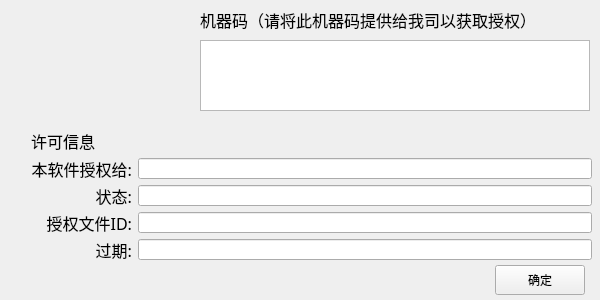
<?xml version="1.0" encoding="UTF-8"?>
<ui version="4.0">
 <class>registe</class>
 <widget class="QWidget" name="registe">
  <property name="geometry">
   <rect>
    <x>0</x>
    <y>0</y>
    <width>600</width>
    <height>300</height>
   </rect>
  </property>
  <property name="windowTitle">
   <string>软件注册</string>
  </property>
  <widget class="QLabel" name="label">
   <property name="geometry">
    <rect>
     <x>30</x>
     <y>40</y>
     <width>134</width>
     <height>61</height>
    </rect>
   </property>
   <property name="text">
    <string/>
   </property>
   <property name="pixmap">
    <pixmap resource="image.qrc">:/resource/logo_透明_深色.png</pixmap>
   </property>
   <property name="scaledContents">
    <bool>true</bool>
   </property>
  </widget>
  <widget class="QTextBrowser" name="textBrowser">
   <property name="geometry">
    <rect>
     <x>200</x>
     <y>40</y>
     <width>390</width>
     <height>71</height>
    </rect>
   </property>
   <property name="font">
    <font>
     <family>微软雅黑</family>
     <pointsize>16</pointsize>
     <weight>50</weight>
     <bold>false</bold>
    </font>
   </property>
   <property name="html">
    <string>&lt;!DOCTYPE HTML PUBLIC &quot;-//W3C//DTD HTML 4.0//EN&quot; &quot;http://www.w3.org/TR/REC-html40/strict.dtd&quot;&gt;
&lt;html&gt;&lt;head&gt;&lt;meta name=&quot;qrichtext&quot; content=&quot;1&quot; /&gt;&lt;style type=&quot;text/css&quot;&gt;
p, li { white-space: pre-wrap; }
&lt;/style&gt;&lt;/head&gt;&lt;body style=&quot; font-family:'微软雅黑'; font-size:16pt; font-weight:400; font-style:normal;&quot;&gt;
&lt;p style=&quot;-qt-paragraph-type:empty; margin-top:0px; margin-bottom:0px; margin-left:0px; margin-right:0px; -qt-block-indent:0; text-indent:0px; font-family:'SimSun'; font-size:9pt;&quot;&gt;&lt;br /&gt;&lt;/p&gt;&lt;/body&gt;&lt;/html&gt;</string>
   </property>
  </widget>
  <widget class="QLabel" name="label_2">
   <property name="geometry">
    <rect>
     <x>200</x>
     <y>10</y>
     <width>371</width>
     <height>20</height>
    </rect>
   </property>
   <property name="font">
    <font>
     <family>宋体</family>
     <pointsize>12</pointsize>
     <weight>50</weight>
     <bold>false</bold>
    </font>
   </property>
   <property name="text">
    <string>机器码（请将此机器码提供给我司以获取授权）</string>
   </property>
  </widget>
  <widget class="QWidget" name="layoutWidget">
   <property name="geometry">
    <rect>
     <x>31</x>
     <y>130</y>
     <width>561</width>
     <height>130</height>
    </rect>
   </property>
   <layout class="QGridLayout" name="gridLayout">
    <item row="0" column="0">
     <widget class="QLabel" name="label_3">
      <property name="font">
       <font>
        <family>宋体</family>
        <pointsize>12</pointsize>
       </font>
      </property>
      <property name="text">
       <string>许可信息</string>
      </property>
     </widget>
    </item>
    <item row="1" column="0">
     <widget class="QLabel" name="label_7">
      <property name="font">
       <font>
        <family>宋体</family>
        <pointsize>12</pointsize>
       </font>
      </property>
      <property name="text">
       <string>本软件授权给:</string>
      </property>
      <property name="alignment">
       <set>Qt::AlignRight|Qt::AlignTrailing|Qt::AlignVCenter</set>
      </property>
     </widget>
    </item>
    <item row="1" column="1">
     <widget class="QLineEdit" name="lineEdit_4">
      <property name="font">
       <font>
        <family>宋体</family>
        <pointsize>12</pointsize>
       </font>
      </property>
      <property name="text">
       <string/>
      </property>
      <property name="readOnly">
       <bool>true</bool>
      </property>
     </widget>
    </item>
    <item row="2" column="0">
     <widget class="QLabel" name="label_4">
      <property name="font">
       <font>
        <family>宋体</family>
        <pointsize>12</pointsize>
       </font>
      </property>
      <property name="text">
       <string>状态:</string>
      </property>
      <property name="alignment">
       <set>Qt::AlignRight|Qt::AlignTrailing|Qt::AlignVCenter</set>
      </property>
     </widget>
    </item>
    <item row="2" column="1">
     <widget class="QLineEdit" name="lineEdit">
      <property name="font">
       <font>
        <family>宋体</family>
        <pointsize>12</pointsize>
       </font>
      </property>
      <property name="text">
       <string/>
      </property>
      <property name="readOnly">
       <bool>true</bool>
      </property>
     </widget>
    </item>
    <item row="3" column="0">
     <widget class="QLabel" name="label_5">
      <property name="font">
       <font>
        <family>宋体</family>
        <pointsize>12</pointsize>
       </font>
      </property>
      <property name="text">
       <string>授权文件ID:</string>
      </property>
      <property name="alignment">
       <set>Qt::AlignRight|Qt::AlignTrailing|Qt::AlignVCenter</set>
      </property>
     </widget>
    </item>
    <item row="3" column="1">
     <widget class="QLineEdit" name="lineEdit_2">
      <property name="font">
       <font>
        <family>宋体</family>
        <pointsize>12</pointsize>
       </font>
      </property>
      <property name="text">
       <string/>
      </property>
      <property name="readOnly">
       <bool>true</bool>
      </property>
     </widget>
    </item>
    <item row="4" column="0">
     <widget class="QLabel" name="label_6">
      <property name="font">
       <font>
        <family>宋体</family>
        <pointsize>12</pointsize>
       </font>
      </property>
      <property name="text">
       <string>过期:</string>
      </property>
      <property name="alignment">
       <set>Qt::AlignRight|Qt::AlignTrailing|Qt::AlignVCenter</set>
      </property>
     </widget>
    </item>
    <item row="4" column="1">
     <widget class="QLineEdit" name="lineEdit_3">
      <property name="font">
       <font>
        <family>宋体</family>
        <pointsize>12</pointsize>
       </font>
      </property>
      <property name="text">
       <string/>
      </property>
      <property name="readOnly">
       <bool>true</bool>
      </property>
     </widget>
    </item>
   </layout>
  </widget>
  <widget class="QToolButton" name="toolButton">
   <property name="geometry">
    <rect>
     <x>495</x>
     <y>265</y>
     <width>90</width>
     <height>30</height>
    </rect>
   </property>
   <property name="text">
    <string>确定</string>
   </property>
  </widget>
 </widget>
 <resources>
  <include location="image.qrc"/>
 </resources>
 <connections/>
</ui>
